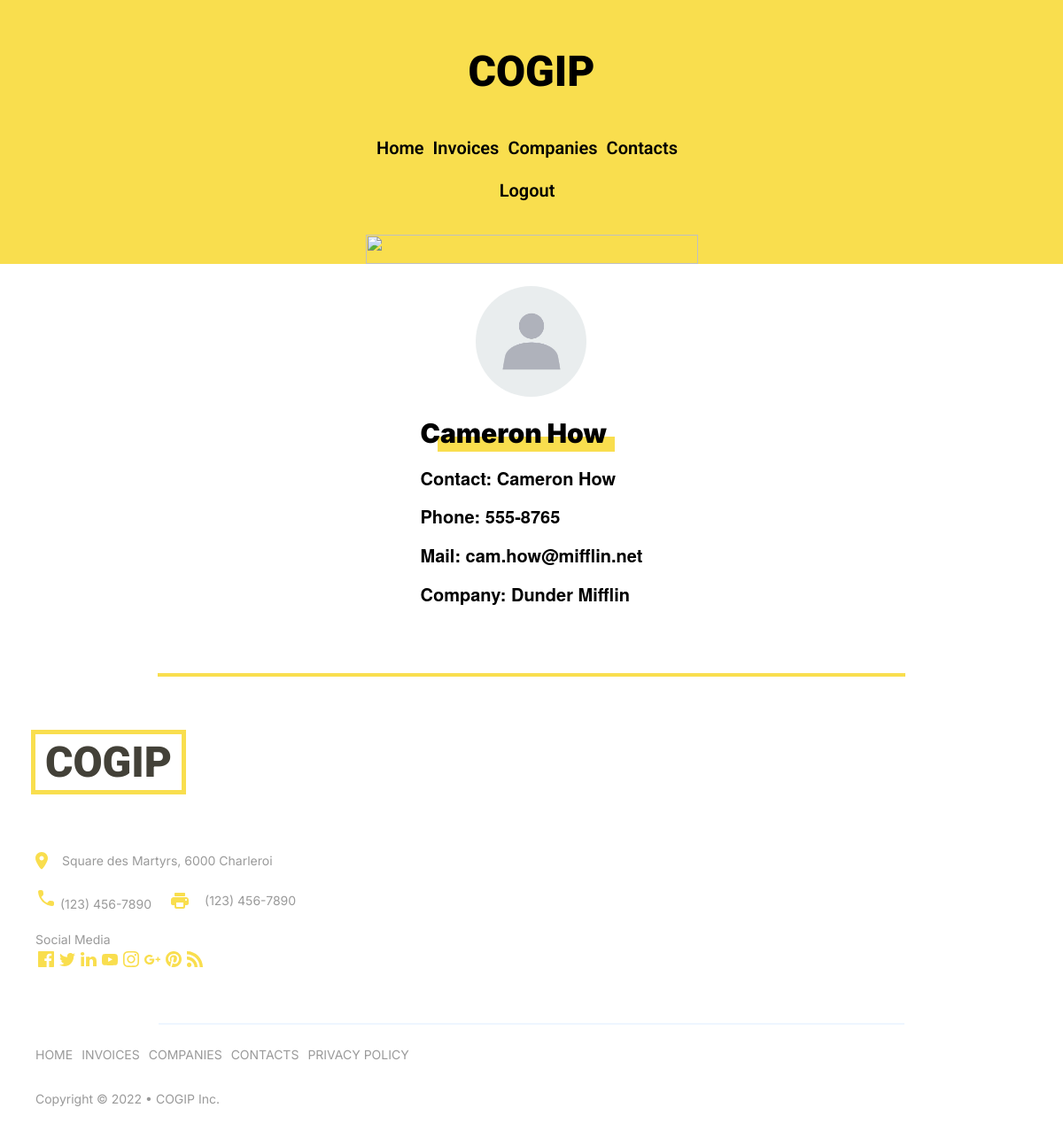
The page /base/contact&contactId=2 (signed in) on the database its author committed.
### tables this page shows
CREATE TABLE `contacts` (
  `id` int(11) NOT NULL,
  `name` varchar(50) NOT NULL,
  `company_id` int(11) NOT NULL,
  `email` varchar(50) NOT NULL,
  `phone` varchar(50) NOT NULL,
  `created_at` datetime NOT NULL,
  `updated_at` datetime NOT NULL
);

CREATE TABLE `companies` (
  `id` int(11) NOT NULL,
  `name` varchar(50) NOT NULL,
  `type_id` int(11) NOT NULL,
  `country` varchar(50) NOT NULL,
  `tva` varchar(50) NOT NULL,
  `created_at` datetime NOT NULL,
  `updated_at` datetime NOT NULL
);

### base/app/Models/contact.php (called while the page is built, shortened)
<?php
class Contact
{
    public function __construct(int $id, string $name, string $company, string $email, string $phone, string $creation_date, string $update_date)
    {
        $this->name = $name;
        $this->company = $company;
        $this->email = $email;
        $this->phone = $phone;
    }
}

### base/app/Views/show_contact.php (the view, shortened to what this page needs)
<?php
include "header.php";
?>
<main>
    <section class="container__contact">
        <div class="container__contact__info">
            <div class="container__contact__info__name">
                <h5><?php echo $contact->name; ?></h5>
                <div class="container__contact__info__name__yellow"></div>
            </div>
            <p>Contact: <?php echo $contact->name; ?></p>
            <p>Phone: <?php echo $contact->phone; ?></p>
            <p>Mail: <?php echo $contact->email; ?></p>
            <p>Company: <?php echo $contact->company; ?></p>
        </div>
        <div class="container__contact__photo">
            <img src="/cogip/base/public/assets/img/img-contact.jpg" alt="photo du contact">
        </div>
    </section>
</main>
<?php
include "footer.php";
?>

### base/public/assets/css/main.css (style rules this page uses)
html, body, div, span, applet, object, iframe, h1, h2, h3, h4, h5, h6, p, blockquote, pre, a, abbr, acronym, address, big, cite, code, del, dfn, em, img, ins, kbd, q, s, samp, small, strike, strong, sub, sup, tt, var, b, u, i, center, dl, dt, dd, ol, ul, li, fieldset, form, label, legend, table, caption, tbody, tfoot, thead, tr, th, td, article, aside, canvas, details, embed, figure, figcaption, footer, header, hgroup, menu, nav, output, ruby, section, summary, time, mark, audio, video { margin: 0; padding: 0; border: 0; font-size: 100%; font: inherit; vertical-align: baseline; }
article, aside, details, figcaption, figure, footer, header, hgroup, menu, nav, section { display: block; }
body { line-height: 1; }
body { font-family: "Roboto", serif; }
body main { display: flex; flex-direction: column; justify-content: center; align-items: center; }
body .container__contact { display: flex; flex-direction: column-reverse; }
body .container__contact__info__name { position: relative; }
body .container__contact__info__name h5 { color: black; font-size: 30px; font-weight: 900; z-index: 1; margin-bottom: 20px; font-family: "Inter", sans-serif; }
body .container__contact__info__name__yellow { width: 200px; height: 17px; background-color: #f9de4e; position: absolute; top: 20px; left: 20px; z-index: -1; }
body .container__contact__info p { color: black; margin-bottom: 15px; font-size: 20px; font-weight: 900; }
body .container__contact__photo { height: 125px; width: 125px; border-radius: 50%; margin-bottom: 15px; align-self: center; }
body .container__contact__photo img { height: 100%; width: 100%; -o-object-fit: cover; object-fit: cover; border-radius: 50%; }

### rows shown on the page
contacts: name "Cameron How", phone "555-8765", email "cam.how@mifflin.net"
companies: name "Dunder Mifflin"
